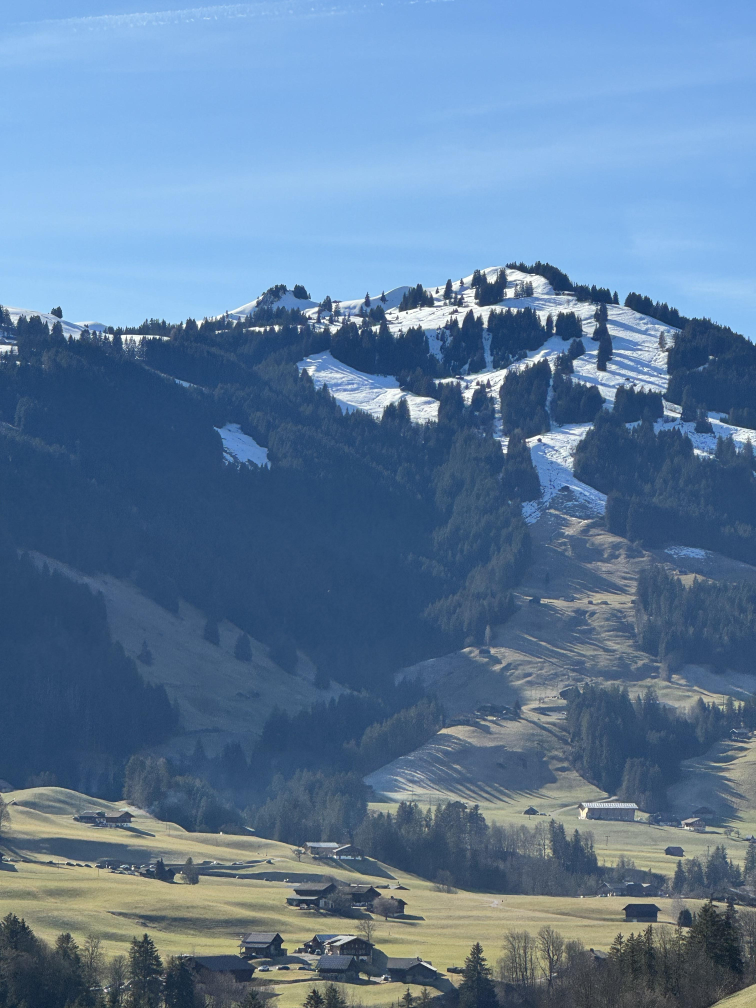
#> input picture Marked_exercises_submission1_lecture2/lab2_image.jpg, 3024 x 4032 px (shown at 1/4 size)
$ jupyter execute --allow-errors Marked_exercises_Jean.ipynb
#> lines starting #> are read from the running program, lines starting #| are printed output that depends on the picture
<!--
SPDX-FileCopyrightText: Copyright (c) 2019-2024 Idiap Research Institute <contact@idiap.ch>
SPDX-FileContributor: Alina Elena Baia <alina.baia.idiap.ch>
SPDX-FileContributor: Darya Baranouskaya <darya.baranouskaya.idiap.ch>
SPDX-FileContributor: Olena Hrynenko <olena.hrynenko.idiap.ch>
-->

# Submission1, Exercises after Lecture 2
This notebook contains the submission exercises with instructions and explanations. You have to submit this nnotebook as a part of Submission1.

This notebook was developed at the [Idiap Research Institute](https://www.idiap.ch) by [Alina Elena Baia](mailto:alina.baia.idiap.ch>), [Darya Baranouskaya](mailto:darya.baranouskaya.idiap.ch) and [Olena Hrynenko](mailto:olena.hrynenko.idiap.ch)

Implement the functions mentioned above from scratch, using only mathematical operations (+, -, /, *)  and numpy functions such as np.exp, np.matmul, np.log, np.size, np.resize, np.mean, np.sum, np.maximum, np.minimum, np/max, np.min, np.square, np.sqrt, np.clip, np.clamp, np.array, np.arange, np.ones, np.zeros, np.transpose, np.linalg.norm, and similar functions from numpy library.

**You ARE NOT ALLOWED to USE torch, sklearn or any other libraries or toolboxes that automatically solve the main tasks of the assignment, such as (but not limited to) nn.MSELoss, nn.Sigmoid, sklearn.metrics.mean_squared_error, etc.**

 Throughout the notebook, you will encounter instructions marked with the words "TO DO". Follow the instructions and write code to complete the tasks. Replace all 'raise NotImplementedError()' with your code.

# Activation functions
1.2.1 Implement Sigmoid [1 point] and Leaky ReLU [1 point] functions and their first derivatives.

[cell 1]
import matplotlib.pyplot as plt
import numpy as np

[cell 2]
def visualise_activation_and_deriv(activation, deriv, slope = None):
    x = np.linspace(-10, 10, num=200)

    if (slope is not None):
        y = [activation(x_i, slope) for x_i in x]
        y_deriv = [deriv(x_i, slope) for x_i in x]

    else:
        y = [activation(x_i) for x_i in x]
        y_deriv = [deriv(x_i) for x_i in x]

    plt.plot(x, y, label = "Activation function")
    plt.plot(x, y_deriv, label = "Derivative of activation function")
    plt.legend()
    plt.show()
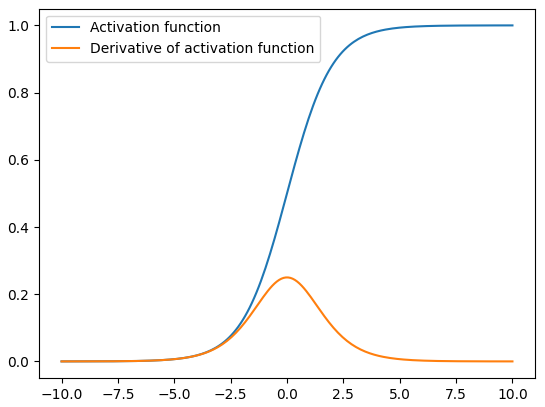
#> figure drawn by matplotlib, 1 panel; curve peaks at x = 10, y = 1; curve peaks at x = -0.0503, y = 0.25
#> call 2 of visualise_activation_and_deriv, with slope = -0.1

[cell 3]
## TODO sigmoid

def sigmoid(x):
    y = 1/(1+np.exp(-x))
    return y

def sigmoid_deriv(x):
    sig = sigmoid(x)
    y = sig*(1-sig)
    return y

visualise_activation_and_deriv(sigmoid, sigmoid_deriv)

[cell 4]
assert (sigmoid(15) + 1e-8 >= 0.999999694097773) and (sigmoid(15) - 1e-8 <= 0.999999694097773)
assert (sigmoid(-3) + 1e-8 >= 0.04742587317756678) and (sigmoid(-3) - 1e-8 <= 0.04742587317756678)
assert (sigmoid_deriv(15) + 1e-8 >= 3.0590213334945224e-07) and (sigmoid_deriv(15) - 1e-8 <= 3.0590213334945224e-07)
assert (sigmoid_deriv(-3) + 1e-8 >= 0.04517665973091213) and (sigmoid_deriv(-3) - 1e-8 <= 0.04517665973091213)

[cell 5]
## TODO Leaky ReLU
def leaky_relu(x, slope):
    y = max(0,x) + slope*min(0,x)
    return y

def leaky_relu_deriv(x, slope):
    if x >0:
        y =1
    elif x  <0:
        y = slope
    else:
        raise NotImplementedError()
    return y


visualise_activation_and_deriv(leaky_relu, leaky_relu_deriv, slope = -0.1)
#> in visualise_activation_and_deriv (call 2), `plt.show()`:
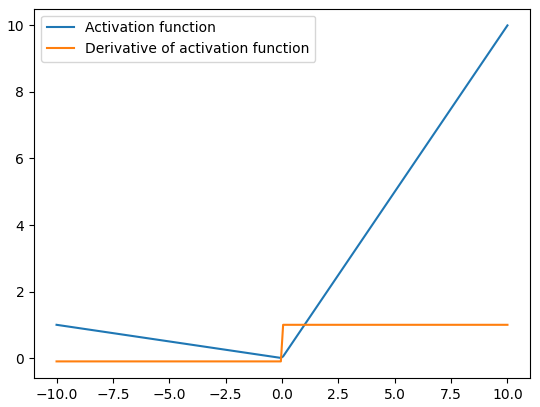
#> figure drawn by matplotlib, 1 panel; curve peaks at x = 10, y = 10; curve peaks at x = 0.0503, y = 1

[cell 6]
assert leaky_relu(15, slope=-0.1) == 15
assert leaky_relu(-1, slope=-0.1) == 0.1
assert leaky_relu_deriv(-1, slope=-0.1) == -0.1
assert leaky_relu_deriv(1, slope=-0.1) == 1

# Loss functions
1.2.2 Implement Mean Squared Error (L2-metric) [1 point], Categorical Cross-Entropy Loss [1.5 points] and Contrastive Loss [1.5 points].

**Mean Squared Error Loss**

You should implement MSE loss using numpy.

MSE loss is used in regression tasks to measure the average squared difference between the predicted and target values.

----------------

$input$ - numpy array of size (*), where * means any number of dimensions

$target$ - numpy array of the same size as input

$n$ - number of elements in input in total

Implement the MSE loss function $L(input, target)$ according to the formula.
$$L(input, target) = \frac{1}{n}\sum_{i=0}^{n - 1}(input_i - target_i)^2$$

The output of a function should be a single float value.

[cell 7]
# TODO MSE Loss function that takes as input vector of size
def mse_loss(input, target):
    '''
    Parameters:
    input: N-dimensional numpy array
    target - N-dimensional numpy array, the same size as input

    Returns:
    loss : float. MSE loss value.
    '''
    assert input.shape == target.shape

    loss = input-target
    loss = np.square(loss)
    loss = np.sum(loss)/input.size

    return loss

[cell 8]
from PIL import Image
# loading two images: with and without added noise
image = np.array(Image.open('lab2_image.jpg'))
#> image is the input picture: shape (4032, 3024, 3); mean R, G, B 95, 124.2, 155.4
#> (the rest of this cell did not finish here and is left out)

[cell 9]
#this code crops the above images on patches
import cv2
image = np.array(Image.open('lab2_image.jpg'), dtype=np.float32) / 255
#> (the rest of this cell did not finish here and is left out)

#> (a cell that did not finish here is left out)

#> (a cell that did not finish here is left out)

**Categorical Cross-Entropy Loss**

You should implement Cross Entropy Loss using numpy.

Categorical cross-entropy loss is used in classification tasks to measure the difference between predicted class probabilities and the true class labels.

--------------------
$N$ - batch size

$C$ - number of classes

$input$ - 2D numpy array of size (N, C) containing logits (values in [-$\infty$, $\infty$])

$target$ - 1D numpy array of size (N). The values of target represent the true class labels and are integers in the range [0, C - 1].

$n$ - number of elements in input

Implement the Cross Entropy loss function $L(input, target)$ according to the formula.
$$L(input, target) = -\frac{1}{N}\sum_{i=0}^{N - 1}log\frac{exp(input_{i, target_i})}{\sum_{c=0}^{C-1} exp(input_{i,c}))}$$

The output of a function should be a single float value.

[cell 12]
## TODO Categorical Cross-Entropy loss

def categorical_cross_entropy_loss(input, target):
    '''
    Parameters:
    input: 2d numpy array of logits of the size (batch_size, number_of_classes)
    target - 1d numpy array of int values with len batch_size. Values represent the target class and are integers in range [0, number_of_classes - 1]

    Returns:
    loss : float. Cross-entropy loss value.
    '''
    N = input.shape[0]
    loss = 0
    value = 0

    for i in range(N):

        value = np.exp(input[i,:])
        value = np.sum(value)
        value = np.exp(input[i,target[i]])/value
        value = np.log(value)
        loss += value

    loss = -loss/N
    return loss

[cell 13]
y_pred = np.array([[-1.0, 2, 3],
                  [1, 1, 2]])
#> y_pred = [[-1, 2, 3], [1, 1, 2]]
y = np.array([1, 2])
assert (categorical_cross_entropy_loss(y_pred, y) + 1e-5 >= 0.93900368)  and (categorical_cross_entropy_loss(y_pred, y) - 1e-5 <=  0.93900368)

y_pred = np.array([[-56, 283, 99.3, 1.1],
                  [56, 55, 77, 0.1]])
y = np.array([0, 3])
assert (categorical_cross_entropy_loss(y_pred, y) + 1e-5 >= 207.9500000005186)  and (categorical_cross_entropy_loss(y_pred, y) - 1e-5 <= 207.9500000005186)

###### Contrastive loss
 You should implement Contrastive loss using numpy. Contrastive loss is a commonly used loss function in siamese neural networks for learning embeddings. The idea of the loss is to minimize the distance between similar pairs while maximizing the distance between dissimilar pairs in the embedding space.

----------------

$N$ - number of pairs(batch size)

$d$ - feature size (size of embedding)

$input1$ - 2D numpy array of size $(N, d)$

$input2$ - 2D numpy array of size $(N, d)$

$target$ - an array of size $(N)$, with binary values representing if corresponding samples from $input1$ and $input2$ belong to the same class: $target_i$ is equal to 1, if $input1_i$ and $input2_i$ belong to the same class, and 0 otherwise.

Implement the Contrastive Loss function $L(input1, input2, target, margin)$ according to formula.
$$L(input1, input2, target, margin) = \frac{1}{N}\sum_{i=0}^{N - 1}(target_i * distance(input1_i, input2_i)^2 + (1 - target_i) * (max(0, margin - distance(input1_i, input2_i)))^2), where$$
$$distance(input1_i, input2_i) = ||input1_i - input2_i||_2$$

The output of a function should be a single float value.

[cell 14]
## TODO Contrastive loss

def contrastive_loss(input1, input2, target, margin):
    """
    Parameters:
      input1 and input2: two numpy arrays containing input embeddings of size (batch_size, embedding_dim) each,
    where batch_size is the number of pairs and embedding_dim is the dimensionality of the embeddings.
      target: numpy array containing binary target labels of size (batch_size), where 1 indicates similar pairs, and 0 indicates dissimilar pairs.
    target[i] indicates if input1[i] is similar to input2[i]
    margin: float value representing the lower bound distance between samples of different classes.

    Returns:
    loss : float. Contrastive loss value.
    """
#> called with input1 = array of shape (2, 3), input2 = array of shape (2, 3), target = array of shape (2,), margin = 10
    # YOUR CODE HERE
    N = input1.shape[0]
    loss = 0
    for i in range(N):

        dist = input1[i,:] - input2[i,:]
        dist = np.sqrt(np.sum(dist**2))
        a = target[i]*(dist**2)
        b = 1 - target[i]
        c= max(0, margin -dist)**2
        loss += a + b*c

    loss = loss/N
    return loss
